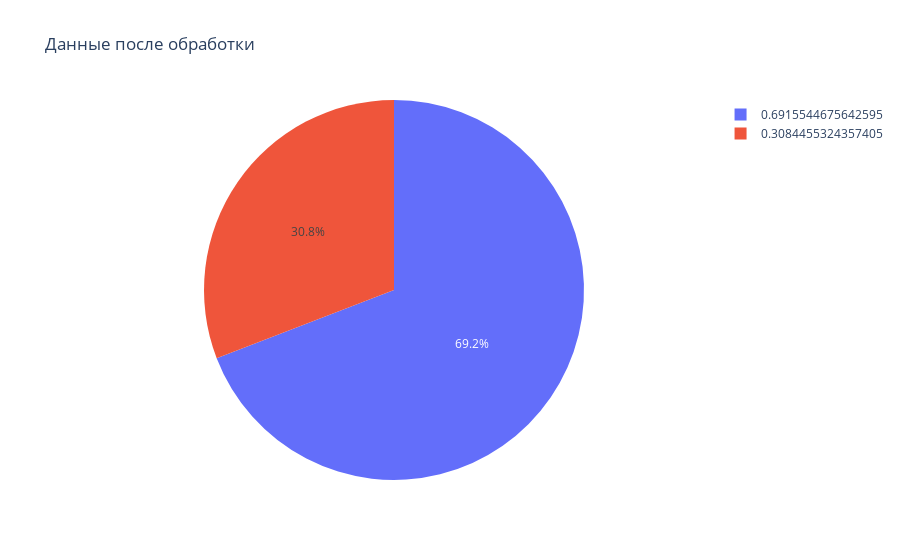

Notebook cell for this chart:
### Markdown cell above
**И как этот показатель вырос, после обработки**

### Code cell
fig = px.pie(filling_weight,values ='вес', names='вес',title='Данные после обработки')
fig.show()

### Figure 1 — Plotly figure (JSON) as saved in the notebook; plotly's stock layout.template omitted (floating-point values rounded to 4 significant figures)
{"data": [{"domain": {"x": [0, 1], "y": [0, 1]}, "hovertemplate": "вес=%{value}<extra></extra>", "labels": [0.6916, 0.3084], "legendgroup": "", "name": "", "showlegend": true, "type": "pie", "values": [0.6916, 0.3084]}], "layout": {"legend": {"tracegroupgap": 0}, "title": {"text": "Данные после обработки"}}}
